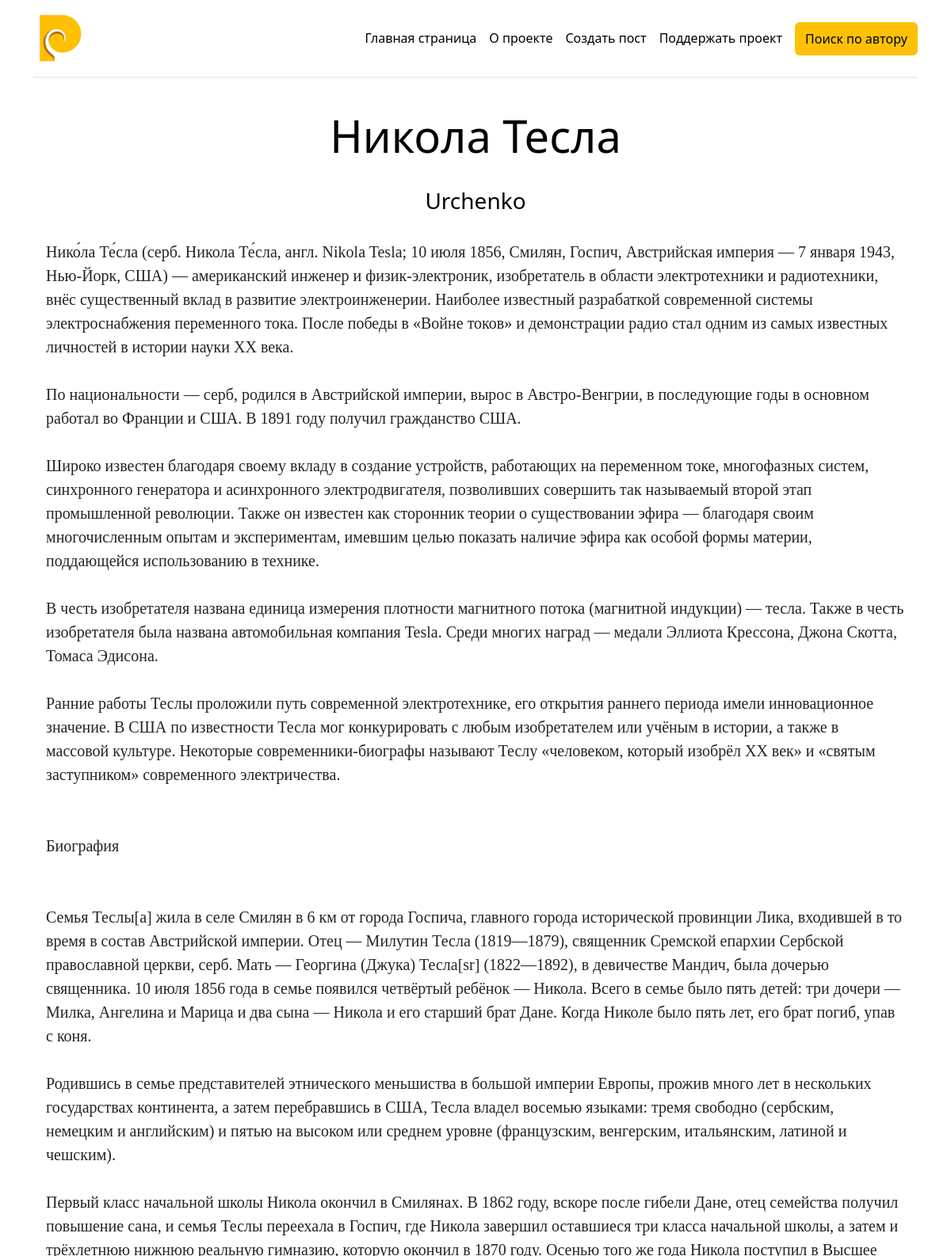
The page /posts/4 on the database its author committed.
### app.py (models this page shows, shortened)
class Post(db.Model):
    id: Mapped[int] = mapped_column(Integer, primary_key=True)
    title: Mapped[str] = mapped_column(String, nullable=False)
    pretext: Mapped[str] = mapped_column(String, nullable=False)
    text: Mapped[str] = mapped_column(Text, nullable=False)
    author: Mapped[str] = mapped_column(String, nullable=False)
    edit_key: Mapped[str] = mapped_column(String)

### app.py (the view)
@app.route('/posts/<int:id>', methods=['POST', 'GET'])
def posts(id):
    post = db.session.get(Post, id)
    comment = Comments.query.order_by(desc(Comments.id)).all()
    return render_template('posts.html', post=post, comment=comment)

### templates/posts.html (shortened to what this page needs)
{% extends 'base.html' %}
{% block body %}
<div class="pricing-header p-3 pb-md-4 mx-auto text-center">
    <h1 class="display-4 fw-normal text-body-emphasis">{{ post.title }}</h1>
    <br>
    <h3 class="display-7 fw-normal text-body-emphasis">{{ post.author }}</h3>
    <br>
    <pre class="text-start" style="font-family:Calibri;white-space:pre-wrap;font-size:20px;">{{ post.text }}</pre>
    <br>
    <br>
    <br>
    <br>
    <br>
    <br>
    {% for i in comment %}
        {% if i.pid == post.id %}
        <br>
        {% endif %}
    {% endfor %}
</div>
{% endblock %}

### rows shown on the page
Post: title "Никола Тесла", author "Urchenko", text "Нико́ла Те́сла (серб. Никола Те́сла, англ. Nikola Tesla; 10 июля 1856, Смилян, Госпич, Австрийская империя — 7 января 1943, Нью-Йорк, США) — американский инженер и физик-электроник, изобретатель в области электротехники и радиотехники, внёс существенный вклад в развитие электроинженерии. Наиболее известный разрабаткой современной системы электроснабжения переменного тока. После победы в «Войне токов» и демонстрации радио стал одним из самых известных личностей в истории науки ХХ века. По национальности — серб, родился в Австрийской империи, вырос в Австро-Венгрии, в последующие годы в основном работал во Франции и США. В 1891 году получил гражданство США. Широко известен благодаря своему…"
